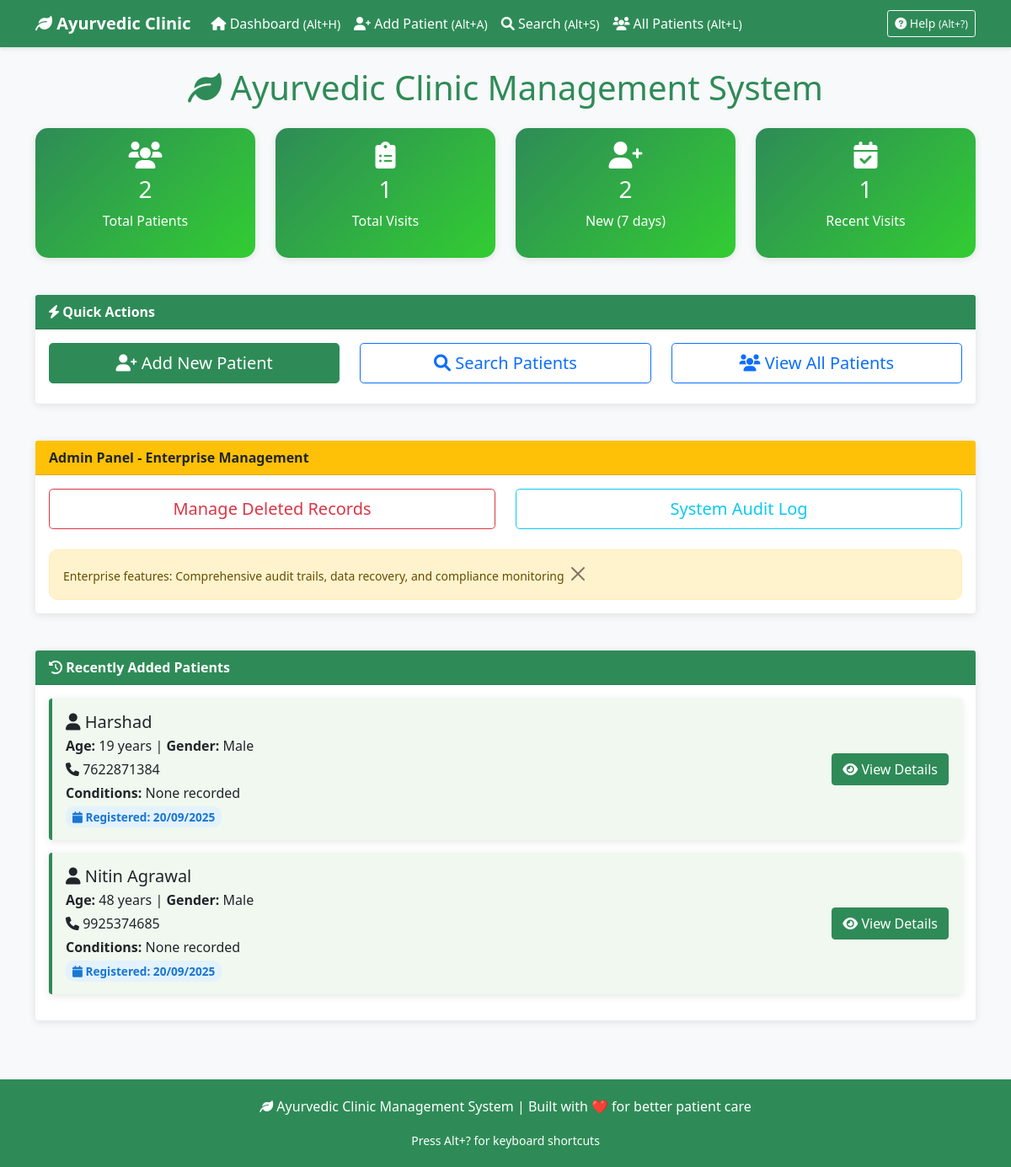
The page / on the database its author committed.
### tables this page shows
CREATE TABLE patients (
                patient_id INTEGER PRIMARY KEY AUTOINCREMENT,
                name TEXT NOT NULL,
                age INTEGER NOT NULL,
                gender TEXT NOT NULL,
                phone TEXT UNIQUE NOT NULL,
                weight REAL,
                conditions TEXT,
                created_date TIMESTAMP DEFAULT CURRENT_TIMESTAMP,
                updated_date TIMESTAMP DEFAULT CURRENT_TIMESTAMP
            , is_deleted BOOLEAN DEFAULT 0);

### flask_app.py (the view)
@app.route('/')
def dashboard():
    success, message = init_database()
    if not success:
        flash(f'Database Error: {message}', 'error')
    stats = get_database_stats()
    recent_patients = get_all_patients()[:5]  # Last 5 patients
    return render_template('dashboard.html', stats=stats, recent_patients=recent_patients)

### modules/database.py (called while the page is built)
def format_date_for_display(date_str: str) -> str:
    try:
        if date_str:
            date_obj = datetime.strptime(date_str[:10], '%Y-%m-%d')
            return date_obj.strftime('%d/%m/%Y')
        return ""
    except:
        return date_str

### templates/dashboard.html (shortened to what this page needs)
{% extends "base.html" %}
{% block content %}
<div class="row">
    <div class="col-12">
        <h1 class="text-center mb-4" style="color: #2E8B57;">
            <i class="fas fa-leaf"></i> Ayurvedic Clinic Management System
        </h1>
    </div>
</div>
<div class="row mb-4">
    <div class="col-md-3">
        <div class="card stats-card">
            <div class="card-body text-center">
                <i class="fas fa-users fa-2x mb-2"></i>
                <h3>{{ stats.total_patients }}</h3>
                <p>Total Patients</p>
            </div>
        </div>
    </div>
    <div class="col-md-3">
        <div class="card stats-card">
            <div class="card-body text-center">
                <i class="fas fa-clipboard-list fa-2x mb-2"></i>
                <h3>{{ stats.total_visits }}</h3>
                <p>Total Visits</p>
            </div>
        </div>
    </div>
    <div class="col-md-3">
        <div class="card stats-card">
            <div class="card-body text-center">
                <i class="fas fa-user-plus fa-2x mb-2"></i>
                <h3>{{ stats.recent_patients }}</h3>
                <p>New (7 days)</p>
            </div>
        </div>
    </div>
    <div class="col-md-3">
        <div class="card stats-card">
            <div class="card-body text-center">
                <i class="fas fa-calendar-check fa-2x mb-2"></i>
                <h3>{{ stats.recent_visits }}</h3>
                <p>Recent Visits</p>
            </div>
        </div>
    </div>
</div>
<div class="row mb-4">
    <div class="col-12">
        <div class="card">
            <div class="card-header">
                <i class="fas fa-bolt"></i> Quick Actions
            </div>
            <div class="card-body">
                <div class="row">
                    <div class="col-md-4">
                        <a href="{{ url_for('add_patient_route') }}" class="btn btn-primary btn-lg w-100 mb-2">
                            <i class="fas fa-user-plus"></i> Add New Patient
                        </a>
                    </div>
                    <div class="col-md-4">
                        <a href="{{ url_for('search') }}" class="btn btn-outline-primary btn-lg w-100 mb-2">
                            <i class="fas fa-search"></i> Search Patients
                        </a>
                    </div>
                    <div class="col-md-4">
                        <a href="{{ url_for('all_patients') }}" class="btn btn-outline-primary btn-lg w-100 mb-2">
                            <i class="fas fa-users"></i> View All Patients
                        </a>
                    </div>
                </div>
            </div>
        </div>
    </div>
</div>
<div class="row mb-4">
    <div class="col-12">
        <div class="card border-warning">
            <div class="card-header bg-warning text-dark">
                 Admin Panel - Enterprise Management
            </div>
            <div class="card-body">
                <div class="row">
                    <div class="col-md-6">
                        <a href="{{ url_for('admin_deleted_records') }}" class="btn btn-outline-danger btn-lg w-100 mb-2">
                             Manage Deleted Records
                        </a>
                    </div>
                    <div class="col-md-6">
                        <a href="{{ url_for('admin_audit_log') }}" class="btn btn-outline-info btn-lg w-100 mb-2">
                             System Audit Log
                        </a>
                    </div>
                </div>
                <div class="alert alert-warning mt-3 mb-0">
                    <small> Enterprise features: Comprehensive audit trails, data recovery, and compliance monitoring</small>
                </div>
            </div>
        </div>
    </div>
</div>
{% if recent_patients %}
<div class="row">
    <div class="col-12">
        <div class="card">
            <div class="card-header">
                <i class="fas fa-history"></i> Recently Added Patients
            </div>
            <div class="card-body">
                {% for patient in recent_patients %}
                <div class="patient-card card">
                    <div class="card-body">
                        <div class="row align-items-center">
                            <div class="col-md-8">
                                <h5 class="card-title mb-1">
                                    <i class="fas fa-user"></i> {{ patient.name }}
                                </h5>
                                <p class="card-text mb-1">
                                    <strong>Age:</strong> {{ patient.age }} years |
                                    <strong>Gender:</strong> {{ patient.gender }}
                                </p>
                                <p class="card-text mb-1">
                                    <i class="fas fa-phone"></i> {{ patient.phone }}
                                </p>
                                <p class="card-text mb-1">
                                    <strong>Conditions:</strong> {{ patient.conditions or 'None recorded' }}
                                </p>
                                <span class="date-badge">
                                    <i class="fas fa-calendar"></i> Registered: {{ patient.created_date_formatted }}
                                </span>
                            </div>
                            <div class="col-md-4 text-end">
                                <a href="{{ url_for('patient_details', patient_id=patient.patient_id) }}"
                                   class="btn btn-primary">
                                    <i class="fas fa-eye"></i> View Details
                                </a>
                            </div>
                        </div>
                    </div>
                </div>
                {% endfor %}
            </div>
        </div>
    </div>
</div>
{% endif %}
{% endblock %}

### templates/base.html (shortened to what this page needs)
<!DOCTYPE html>
<html lang="en">
<head>
    <link href="https://cdn.jsdelivr.net/npm/bootstrap@5.1.3/dist/css/bootstrap.min.css" rel="stylesheet">
    <link href="https://cdnjs.cloudflare.com/ajax/libs/font-awesome/6.0.0/css/all.min.css" rel="stylesheet">
</head>
<body>
    <nav class="navbar navbar-expand-lg navbar-dark">
        <div class="container">
            <a class="navbar-brand" href="{{ url_for('dashboard') }}">
                <i class="fas fa-leaf"></i> Ayurvedic Clinic
            </a>
            <div class="collapse navbar-collapse" id="navbarNav">
                <ul class="navbar-nav me-auto">
                    <li class="nav-item">
                        <a class="nav-link" href="{{ url_for('dashboard') }}" accesskey="h" title="Alt+H">
                            <i class="fas fa-home"></i> Dashboard <small>(Alt+H)</small>
                        </a>
                    </li>
                    <li class="nav-item">
                        <a class="nav-link" href="{{ url_for('add_patient_route') }}" accesskey="a" title="Alt+A">
                            <i class="fas fa-user-plus"></i> Add Patient <small>(Alt+A)</small>
                        </a>
                    </li>
                    <li class="nav-item">
                        <a class="nav-link" href="{{ url_for('search') }}" accesskey="s" title="Alt+S">
                            <i class="fas fa-search"></i> Search <small>(Alt+S)</small>
                        </a>
                    </li>
                    <li class="nav-item">
                        <a class="nav-link" href="{{ url_for('all_patients') }}" accesskey="l" title="Alt+L">
                            <i class="fas fa-users"></i> All Patients <small>(Alt+L)</small>
                        </a>
                    </li>
                </ul>
                <ul class="navbar-nav">
                    <li class="nav-item">
                        <button class="btn btn-outline-light btn-sm" onclick="showHelp()" accesskey="?" title="Alt+?">
                            <i class="fas fa-question-circle"></i> Help <small>(Alt+?)</small>
                        </button>
                    </li>
                </ul>
            </div>
        </div>
    </nav>
    <div class="container mt-4">
        {% block content %}{% endblock %}
    </div>
    <div class="footer">
        <div class="container">
            <p><i class="fas fa-leaf"></i> Ayurvedic Clinic Management System | Built with ❤️ for better patient care</p>
            <small>Press Alt+? for keyboard shortcuts</small>
        </div>
    </div>
</body>
</html>

### templates/base.html (style rules this page uses)
body { background-color: #f8f9fa; font-family: 'Segoe UI', Tahoma, Geneva, Verdana, sans-serif; }
.navbar { background-color: #2E8B57 !important; box-shadow: 0 2px 4px rgba(0,0,0,0.1); }
.navbar-brand { font-weight: bold; color: white !important; }
.nav-link { color: white !important; font-weight: 500; }
.card { border: none; box-shadow: 0 2px 10px rgba(0,0,0,0.1); margin-bottom: 20px; }
.card-header { background-color: #2E8B57; color: white; font-weight: bold; }
.patient-card { background-color: #f0f8f0; border-left: 4px solid #2E8B57; margin-bottom: 15px; }
.date-badge { background-color: #e3f2fd; color: #1976d2; padding: 3px 8px; border-radius: 10px; font-size: 0.85rem; font-weight: bold; }
.btn-primary { background-color: #2E8B57; border-color: #2E8B57; }
.alert { border-radius: 10px; }
.stats-card { background: linear-gradient(135deg, #2E8B57, #32CD32); color: white; border-radius: 15px; }
.footer { background-color: #2E8B57; color: white; text-align: center; padding: 20px 0; margin-top: 50px; }

### rows shown on the page
patients: name "Harshad", age "19", gender "Male", phone "7622871384", conditions "None recorded", created_date_formatted "20/09/2025"
patients: name "Nitin Agrawal", age "48", gender "Male", phone "9925374685", conditions "None recorded", created_date_formatted "20/09/2025"

### other values the page prints
{{ stats.total_patients }} "2"
{{ stats.total_visits }} "1"
{{ stats.recent_patients }} "2"
{{ stats.recent_visits }} "1"
